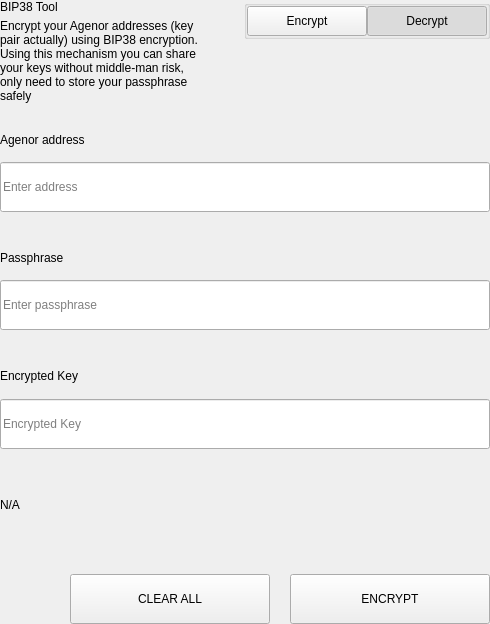
<?xml version="1.0" encoding="UTF-8"?>
<ui version="4.0">
 <class>SettingsBitToolWidget</class>
 <widget class="QWidget" name="SettingsBitToolWidget">
  <property name="geometry">
   <rect>
    <x>0</x>
    <y>0</y>
    <width>490</width>
    <height>624</height>
   </rect>
  </property>
  <property name="windowTitle">
   <string>Form</string>
  </property>
  <layout class="QVBoxLayout" name="verticalLayout">
   <property name="spacing">
    <number>0</number>
   </property>
   <property name="leftMargin">
    <number>0</number>
   </property>
   <property name="topMargin">
    <number>0</number>
   </property>
   <property name="rightMargin">
    <number>0</number>
   </property>
   <property name="bottomMargin">
    <number>0</number>
   </property>
   <item>
    <widget class="QWidget" name="left" native="true">
     <layout class="QVBoxLayout" name="verticalLayout_3">
      <property name="leftMargin">
       <number>0</number>
      </property>
      <property name="topMargin">
       <number>0</number>
      </property>
      <property name="rightMargin">
       <number>0</number>
      </property>
      <property name="bottomMargin">
       <number>0</number>
      </property>
      <item>
       <layout class="QVBoxLayout" name="verticalLayout_2">
        <property name="spacing">
         <number>0</number>
        </property>
        <item>
         <layout class="QHBoxLayout" name="horizontalLayout_3" stretch="3,1">
          <property name="spacing">
           <number>40</number>
          </property>
          <item>
           <layout class="QVBoxLayout" name="verticalLayoutTitle">
            <property name="spacing">
             <number>5</number>
            </property>
            <item>
             <widget class="QLabel" name="labelTitle">
              <property name="text">
               <string>BIP38 Tool</string>
              </property>
             </widget>
            </item>
            <item>
             <widget class="QLabel" name="labelSubtitle1">
              <property name="text">
               <string>Encrypt your Agenor addresses (key pair actually) using BIP38 encryption.
Using this mechanism you can share your keys without middle-man risk, only need to store your passphrase safely</string>
              </property>
              <property name="wordWrap">
               <bool>true</bool>
              </property>
             </widget>
            </item>
           </layout>
          </item>
          <item alignment="Qt::AlignTop">
           <widget class="QGroupBox" name="groupBox">
            <property name="title">
             <string/>
            </property>
            <property name="alignment">
             <set>Qt::AlignLeading|Qt::AlignLeft|Qt::AlignTop</set>
            </property>
            <layout class="QHBoxLayout" name="horizontalLayout_4">
             <property name="spacing">
              <number>0</number>
             </property>
             <property name="leftMargin">
              <number>0</number>
             </property>
             <property name="topMargin">
              <number>0</number>
             </property>
             <property name="rightMargin">
              <number>0</number>
             </property>
             <property name="bottomMargin">
              <number>0</number>
             </property>
             <item>
              <spacer name="horizontalSpacer">
               <property name="orientation">
                <enum>Qt::Horizontal</enum>
               </property>
               <property name="sizeHint" stdset="0">
                <size>
                 <width>40</width>
                 <height>20</height>
                </size>
               </property>
              </spacer>
             </item>
             <item>
              <widget class="QPushButton" name="pushLeft">
               <property name="minimumSize">
                <size>
                 <width>120</width>
                 <height>30</height>
                </size>
               </property>
               <property name="maximumSize">
                <size>
                 <width>120</width>
                 <height>30</height>
                </size>
               </property>
               <property name="focusPolicy">
                <enum>Qt::NoFocus</enum>
               </property>
               <property name="text">
                <string>Encrypt</string>
               </property>
               <property name="checkable">
                <bool>true</bool>
               </property>
               <property name="autoExclusive">
                <bool>true</bool>
               </property>
              </widget>
             </item>
             <item>
              <widget class="QPushButton" name="pushRight">
               <property name="minimumSize">
                <size>
                 <width>120</width>
                 <height>30</height>
                </size>
               </property>
               <property name="maximumSize">
                <size>
                 <width>120</width>
                 <height>30</height>
                </size>
               </property>
               <property name="focusPolicy">
                <enum>Qt::NoFocus</enum>
               </property>
               <property name="text">
                <string>Decrypt</string>
               </property>
               <property name="checkable">
                <bool>true</bool>
               </property>
               <property name="checked">
                <bool>true</bool>
               </property>
               <property name="autoExclusive">
                <bool>true</bool>
               </property>
              </widget>
             </item>
            </layout>
           </widget>
          </item>
         </layout>
        </item>
        <item>
         <widget class="QStackedWidget" name="stackedWidget">
          <property name="currentIndex">
           <number>1</number>
          </property>
          <widget class="QWidget" name="pageDecrypt">
           <layout class="QVBoxLayout" name="verticalLayout_5">
            <property name="spacing">
             <number>0</number>
            </property>
            <property name="leftMargin">
             <number>0</number>
            </property>
            <property name="topMargin">
             <number>0</number>
            </property>
            <property name="rightMargin">
             <number>0</number>
            </property>
            <property name="bottomMargin">
             <number>0</number>
            </property>
            <item>
             <widget class="QWidget" name="widget" native="true">
              <property name="minimumSize">
               <size>
                <width>0</width>
                <height>100</height>
               </size>
              </property>
              <layout class="QVBoxLayout" name="verticalLayout_4">
               <property name="spacing">
                <number>0</number>
               </property>
               <property name="leftMargin">
                <number>0</number>
               </property>
               <property name="topMargin">
                <number>0</number>
               </property>
               <property name="rightMargin">
                <number>0</number>
               </property>
               <property name="bottomMargin">
                <number>0</number>
               </property>
               <item>
                <spacer name="verticalSpacer_2">
                 <property name="orientation">
                  <enum>Qt::Vertical</enum>
                 </property>
                 <property name="sizeType">
                  <enum>QSizePolicy::Fixed</enum>
                 </property>
                 <property name="sizeHint" stdset="0">
                  <size>
                   <width>20</width>
                   <height>20</height>
                  </size>
                 </property>
                </spacer>
               </item>
               <item>
                <layout class="QHBoxLayout" name="horizontalLayout_6" stretch="2">
                 <property name="spacing">
                  <number>0</number>
                 </property>
                 <item>
                  <layout class="QVBoxLayout" name="verticalLayout_7">
                   <property name="spacing">
                    <number>9</number>
                   </property>
                   <item>
                    <widget class="QLabel" name="labelSubtitleKey">
                     <property name="minimumSize">
                      <size>
                       <width>0</width>
                       <height>20</height>
                      </size>
                     </property>
                     <property name="maximumSize">
                      <size>
                       <width>16777215</width>
                       <height>20</height>
                      </size>
                     </property>
                     <property name="text">
                      <string>Encrypted key</string>
                     </property>
                    </widget>
                   </item>
                   <item>
                    <widget class="QLineEdit" name="lineEditKey">
                     <property name="minimumSize">
                      <size>
                       <width>0</width>
                       <height>50</height>
                      </size>
                     </property>
                     <property name="maximumSize">
                      <size>
                       <width>16777215</width>
                       <height>50</height>
                      </size>
                     </property>
                     <property name="placeholderText">
                      <string>Enter a encrypted key</string>
                     </property>
                    </widget>
                   </item>
                  </layout>
                 </item>
                </layout>
               </item>
               <item>
                <spacer name="verticalSpacer_3">
                 <property name="orientation">
                  <enum>Qt::Vertical</enum>
                 </property>
                 <property name="sizeType">
                  <enum>QSizePolicy::Fixed</enum>
                 </property>
                 <property name="sizeHint" stdset="0">
                  <size>
                   <width>20</width>
                   <height>20</height>
                  </size>
                 </property>
                </spacer>
               </item>
               <item>
                <layout class="QVBoxLayout" name="verticalLayout_9">
                 <property name="spacing">
                  <number>9</number>
                 </property>
                 <item>
                  <widget class="QLabel" name="labelSubtitlePassphrase">
                   <property name="maximumSize">
                    <size>
                     <width>16777215</width>
                     <height>20</height>
                    </size>
                   </property>
                   <property name="text">
                    <string>Passphrase</string>
                   </property>
                  </widget>
                 </item>
                 <item>
                  <widget class="QLineEdit" name="lineEditPassphrase">
                   <property name="minimumSize">
                    <size>
                     <width>0</width>
                     <height>50</height>
                    </size>
                   </property>
                   <property name="maximumSize">
                    <size>
                     <width>16777215</width>
                     <height>50</height>
                    </size>
                   </property>
                   <property name="placeholderText">
                    <string>Enter a passphrase</string>
                   </property>
                  </widget>
                 </item>
                </layout>
               </item>
               <item>
                <spacer name="verticalSpacer_4">
                 <property name="orientation">
                  <enum>Qt::Vertical</enum>
                 </property>
                 <property name="sizeType">
                  <enum>QSizePolicy::Fixed</enum>
                 </property>
                 <property name="sizeHint" stdset="0">
                  <size>
                   <width>20</width>
                   <height>20</height>
                  </size>
                 </property>
                </spacer>
               </item>
               <item>
                <widget class="QWidget" name="widget_3" native="true">
                 <property name="sizePolicy">
                  <sizepolicy hsizetype="Preferred" vsizetype="Fixed">
                   <horstretch>0</horstretch>
                   <verstretch>0</verstretch>
                  </sizepolicy>
                 </property>
                 <layout class="QVBoxLayout" name="verticalLayout_10">
                  <property name="spacing">
                   <number>9</number>
                  </property>
                  <property name="leftMargin">
                   <number>0</number>
                  </property>
                  <property name="topMargin">
                   <number>0</number>
                  </property>
                  <property name="rightMargin">
                   <number>0</number>
                  </property>
                  <property name="bottomMargin">
                   <number>0</number>
                  </property>
                  <item>
                   <widget class="QLabel" name="labelSubtitleDecryptResult">
                    <property name="minimumSize">
                     <size>
                      <width>0</width>
                      <height>20</height>
                     </size>
                    </property>
                    <property name="maximumSize">
                     <size>
                      <width>16777215</width>
                      <height>20</height>
                     </size>
                    </property>
                    <property name="text">
                     <string>Decrypted address result</string>
                    </property>
                   </widget>
                  </item>
                  <item>
                   <widget class="QWidget" name="widget_4" native="true">
                    <layout class="QHBoxLayout" name="horizontalLayout" stretch="6,0,1">
                     <property name="spacing">
                      <number>0</number>
                     </property>
                     <property name="leftMargin">
                      <number>0</number>
                     </property>
                     <property name="topMargin">
                      <number>0</number>
                     </property>
                     <property name="rightMargin">
                      <number>0</number>
                     </property>
                     <property name="bottomMargin">
                      <number>0</number>
                     </property>
                     <item alignment="Qt::AlignVCenter">
                      <widget class="QLineEdit" name="lineEditDecryptResult">
                       <property name="minimumSize">
                        <size>
                         <width>0</width>
                         <height>50</height>
                        </size>
                       </property>
                       <property name="maximumSize">
                        <size>
                         <width>16777215</width>
                         <height>50</height>
                        </size>
                       </property>
                       <property name="placeholderText">
                        <string>Decrypted Address</string>
                       </property>
                      </widget>
                     </item>
                     <item>
                      <spacer name="horizontalSpacer_4">
                       <property name="orientation">
                        <enum>Qt::Horizontal</enum>
                       </property>
                       <property name="sizeType">
                        <enum>QSizePolicy::Fixed</enum>
                       </property>
                       <property name="sizeHint" stdset="0">
                        <size>
                         <width>20</width>
                         <height>50</height>
                        </size>
                       </property>
                      </spacer>
                     </item>
                     <item>
                      <widget class="QPushButton" name="pushButtonImport">
                       <property name="minimumSize">
                        <size>
                         <width>140</width>
                         <height>40</height>
                        </size>
                       </property>
                       <property name="text">
                        <string>Import Address</string>
                       </property>
                      </widget>
                     </item>
                    </layout>
                   </widget>
                  </item>
                 </layout>
                </widget>
               </item>
               <item>
                <widget class="QLabel" name="statusLabel_DEC">
                 <property name="maximumSize">
                  <size>
                   <width>16777215</width>
                   <height>40</height>
                  </size>
                 </property>
                 <property name="text">
                  <string/>
                 </property>
                </widget>
               </item>
               <item>
                <spacer name="verticalSpacer">
                 <property name="orientation">
                  <enum>Qt::Vertical</enum>
                 </property>
                 <property name="sizeType">
                  <enum>QSizePolicy::Preferred</enum>
                 </property>
                 <property name="sizeHint" stdset="0">
                  <size>
                   <width>20</width>
                   <height>20</height>
                  </size>
                 </property>
                </spacer>
               </item>
               <item>
                <layout class="QHBoxLayout" name="horizontalLayout_7">
                 <property name="spacing">
                  <number>0</number>
                 </property>
                 <item>
                  <spacer name="horizontalSpacer_5">
                   <property name="orientation">
                    <enum>Qt::Horizontal</enum>
                   </property>
                   <property name="sizeType">
                    <enum>QSizePolicy::Expanding</enum>
                   </property>
                   <property name="sizeHint" stdset="0">
                    <size>
                     <width>40</width>
                     <height>20</height>
                    </size>
                   </property>
                  </spacer>
                 </item>
                 <item>
                  <widget class="QPushButton" name="pushButtonDecryptClear">
                   <property name="minimumSize">
                    <size>
                     <width>200</width>
                     <height>50</height>
                    </size>
                   </property>
                   <property name="maximumSize">
                    <size>
                     <width>200</width>
                     <height>50</height>
                    </size>
                   </property>
                   <property name="text">
                    <string>CLEAR</string>
                   </property>
                  </widget>
                 </item>
                 <item>
                  <spacer name="horizontalSpacer_3">
                   <property name="orientation">
                    <enum>Qt::Horizontal</enum>
                   </property>
                   <property name="sizeType">
                    <enum>QSizePolicy::Fixed</enum>
                   </property>
                   <property name="sizeHint" stdset="0">
                    <size>
                     <width>20</width>
                     <height>20</height>
                    </size>
                   </property>
                  </spacer>
                 </item>
                 <item>
                  <widget class="QPushButton" name="pushButtonDecrypt">
                   <property name="minimumSize">
                    <size>
                     <width>200</width>
                     <height>50</height>
                    </size>
                   </property>
                   <property name="maximumSize">
                    <size>
                     <width>200</width>
                     <height>50</height>
                    </size>
                   </property>
                   <property name="text">
                    <string>DECRYPT KEY</string>
                   </property>
                  </widget>
                 </item>
                </layout>
               </item>
              </layout>
             </widget>
            </item>
           </layout>
          </widget>
          <widget class="QWidget" name="pageEncrypt">
           <layout class="QVBoxLayout" name="verticalLayout_11">
            <property name="spacing">
             <number>0</number>
            </property>
            <property name="leftMargin">
             <number>0</number>
            </property>
            <property name="topMargin">
             <number>0</number>
            </property>
            <property name="rightMargin">
             <number>0</number>
            </property>
            <property name="bottomMargin">
             <number>0</number>
            </property>
            <item>
             <spacer name="verticalSpacer_8">
              <property name="orientation">
               <enum>Qt::Vertical</enum>
              </property>
              <property name="sizeType">
               <enum>QSizePolicy::Fixed</enum>
              </property>
              <property name="sizeHint" stdset="0">
               <size>
                <width>20</width>
                <height>20</height>
               </size>
              </property>
             </spacer>
            </item>
            <item>
             <widget class="QWidget" name="containerAddressEnc" native="true">
              <layout class="QVBoxLayout" name="containerAddressEncLayout">
               <property name="spacing">
                <number>5</number>
               </property>
               <property name="leftMargin">
                <number>0</number>
               </property>
               <property name="topMargin">
                <number>0</number>
               </property>
               <property name="rightMargin">
                <number>0</number>
               </property>
               <property name="bottomMargin">
                <number>0</number>
               </property>
               <item>
                <widget class="QLabel" name="labelSubtitleAddress">
                 <property name="minimumSize">
                  <size>
                   <width>0</width>
                   <height>20</height>
                  </size>
                 </property>
                 <property name="maximumSize">
                  <size>
                   <width>16777215</width>
                   <height>20</height>
                  </size>
                 </property>
                 <property name="text">
                  <string>Agenor address</string>
                 </property>
                </widget>
               </item>
               <item>
                <widget class="QLineEdit" name="addressIn_ENC">
                 <property name="minimumSize">
                  <size>
                   <width>0</width>
                   <height>50</height>
                  </size>
                 </property>
                 <property name="placeholderText">
                  <string>Enter address</string>
                 </property>
                </widget>
               </item>
              </layout>
             </widget>
            </item>
            <item>
             <spacer name="verticalSpacer_6">
              <property name="orientation">
               <enum>Qt::Vertical</enum>
              </property>
              <property name="sizeType">
               <enum>QSizePolicy::Fixed</enum>
              </property>
              <property name="sizeHint" stdset="0">
               <size>
                <width>20</width>
                <height>20</height>
               </size>
              </property>
             </spacer>
            </item>
            <item>
             <widget class="QWidget" name="containerAddress" native="true">
              <layout class="QHBoxLayout" name="horizontalLayout_9" stretch="2">
               <property name="spacing">
                <number>0</number>
               </property>
               <property name="leftMargin">
                <number>0</number>
               </property>
               <property name="topMargin">
                <number>0</number>
               </property>
               <property name="rightMargin">
                <number>0</number>
               </property>
               <property name="bottomMargin">
                <number>0</number>
               </property>
               <item>
                <layout class="QVBoxLayout" name="verticalLayout_8">
                 <property name="spacing">
                  <number>5</number>
                 </property>
                 <item>
                  <widget class="QLabel" name="labelSubtitleMessage">
                   <property name="minimumSize">
                    <size>
                     <width>0</width>
                     <height>20</height>
                    </size>
                   </property>
                   <property name="maximumSize">
                    <size>
                     <width>16777215</width>
                     <height>20</height>
                    </size>
                   </property>
                   <property name="text">
                    <string>Passphrase</string>
                   </property>
                  </widget>
                 </item>
                 <item>
                  <widget class="QLineEdit" name="passphraseIn_ENC">
                   <property name="minimumSize">
                    <size>
                     <width>0</width>
                     <height>50</height>
                    </size>
                   </property>
                   <property name="maximumSize">
                    <size>
                     <width>16777215</width>
                     <height>50</height>
                    </size>
                   </property>
                   <property name="placeholderText">
                    <string>Enter passphrase</string>
                   </property>
                  </widget>
                 </item>
                </layout>
               </item>
              </layout>
             </widget>
            </item>
            <item>
             <spacer name="verticalSpacer_7">
              <property name="orientation">
               <enum>Qt::Vertical</enum>
              </property>
              <property name="sizeType">
               <enum>QSizePolicy::Fixed</enum>
              </property>
              <property name="sizeHint" stdset="0">
               <size>
                <width>20</width>
                <height>20</height>
               </size>
              </property>
             </spacer>
            </item>
            <item>
             <widget class="QWidget" name="widget_2" native="true">
              <property name="minimumSize">
               <size>
                <width>0</width>
                <height>75</height>
               </size>
              </property>
              <property name="maximumSize">
               <size>
                <width>16777215</width>
                <height>16777215</height>
               </size>
              </property>
              <layout class="QVBoxLayout" name="verticalLayout_6">
               <property name="leftMargin">
                <number>0</number>
               </property>
               <property name="topMargin">
                <number>0</number>
               </property>
               <property name="rightMargin">
                <number>0</number>
               </property>
               <property name="bottomMargin">
                <number>0</number>
               </property>
               <item>
                <widget class="QLabel" name="labelSubtitleEncryptedKey">
                 <property name="minimumSize">
                  <size>
                   <width>0</width>
                   <height>20</height>
                  </size>
                 </property>
                 <property name="maximumSize">
                  <size>
                   <width>16777215</width>
                   <height>20</height>
                  </size>
                 </property>
                 <property name="text">
                  <string>Encrypted Key</string>
                 </property>
                </widget>
               </item>
               <item>
                <widget class="QLineEdit" name="encryptedKeyOut_ENC">
                 <property name="minimumSize">
                  <size>
                   <width>0</width>
                   <height>50</height>
                  </size>
                 </property>
                 <property name="placeholderText">
                  <string>Encrypted Key</string>
                 </property>
                </widget>
               </item>
              </layout>
             </widget>
            </item>
            <item>
             <widget class="QLabel" name="statusLabel_ENC">
              <property name="text">
               <string notr="true">N/A</string>
              </property>
             </widget>
            </item>
            <item>
             <spacer name="verticalSpacer_5">
              <property name="orientation">
               <enum>Qt::Vertical</enum>
              </property>
              <property name="sizeType">
               <enum>QSizePolicy::Fixed</enum>
              </property>
              <property name="sizeHint" stdset="0">
               <size>
                <width>20</width>
                <height>20</height>
               </size>
              </property>
             </spacer>
            </item>
            <item>
             <layout class="QHBoxLayout" name="horizontalLayout_8">
              <property name="spacing">
               <number>0</number>
              </property>
              <item>
               <spacer name="horizontalSpacer_6">
                <property name="orientation">
                 <enum>Qt::Horizontal</enum>
                </property>
                <property name="sizeType">
                 <enum>QSizePolicy::Expanding</enum>
                </property>
                <property name="sizeHint" stdset="0">
                 <size>
                  <width>40</width>
                  <height>20</height>
                 </size>
                </property>
               </spacer>
              </item>
              <item>
               <widget class="QPushButton" name="pushButtonClear">
                <property name="minimumSize">
                 <size>
                  <width>200</width>
                  <height>50</height>
                 </size>
                </property>
                <property name="focusPolicy">
                 <enum>Qt::NoFocus</enum>
                </property>
                <property name="text">
                 <string>CLEAR ALL</string>
                </property>
               </widget>
              </item>
              <item>
               <spacer name="horizontalSpacer_2">
                <property name="orientation">
                 <enum>Qt::Horizontal</enum>
                </property>
                <property name="sizeType">
                 <enum>QSizePolicy::Fixed</enum>
                </property>
                <property name="sizeHint" stdset="0">
                 <size>
                  <width>20</width>
                  <height>20</height>
                 </size>
                </property>
               </spacer>
              </item>
              <item>
               <widget class="QPushButton" name="pushButtonEncrypt">
                <property name="minimumSize">
                 <size>
                  <width>200</width>
                  <height>50</height>
                 </size>
                </property>
                <property name="maximumSize">
                 <size>
                  <width>200</width>
                  <height>50</height>
                 </size>
                </property>
                <property name="focusPolicy">
                 <enum>Qt::NoFocus</enum>
                </property>
                <property name="text">
                 <string>ENCRYPT</string>
                </property>
               </widget>
              </item>
             </layout>
            </item>
           </layout>
          </widget>
         </widget>
        </item>
       </layout>
      </item>
     </layout>
    </widget>
   </item>
  </layout>
 </widget>
 <resources/>
 <connections/>
</ui>
